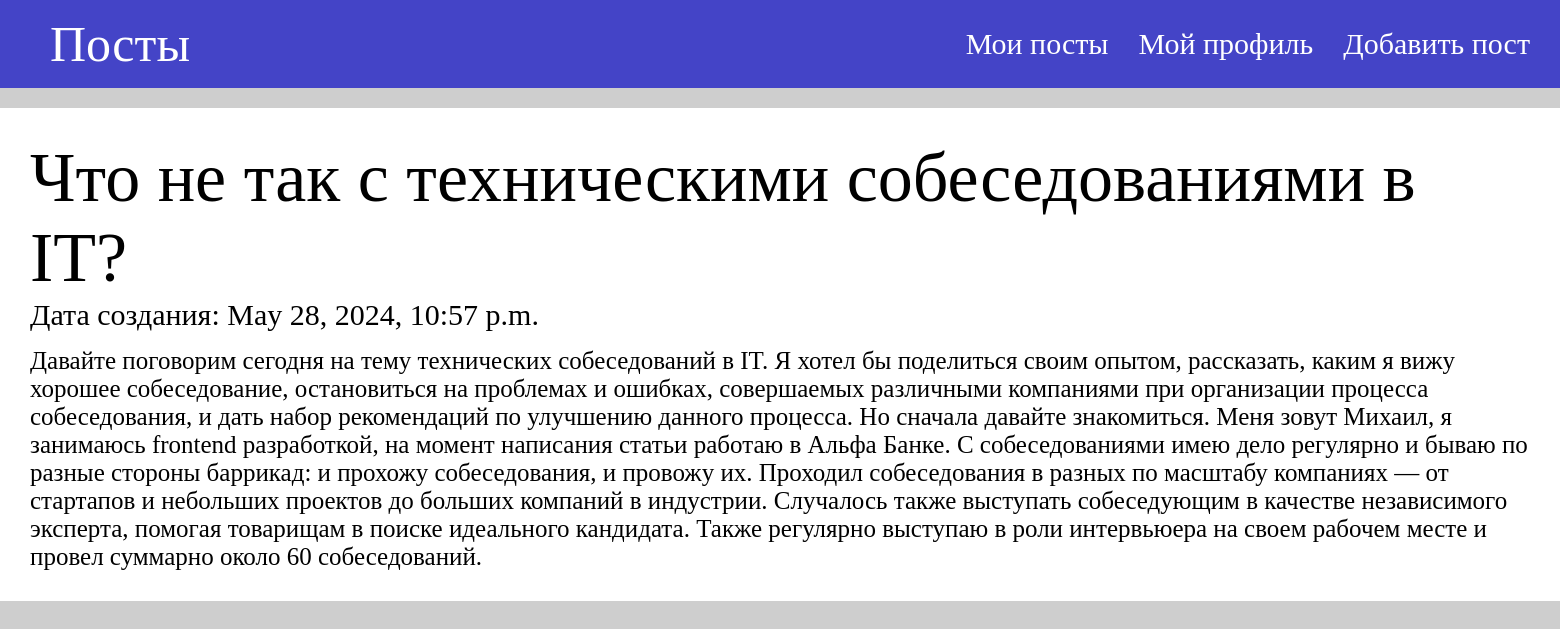
Screenshot of /post/7/ with the database file from the repository.
### main_page/models.py (models this page shows, shortened)
class Post(models.Model):
    title = models.CharField(max_length=255)
    text = models.TextField()
    date_of_creation = models.DateTimeField(auto_now_add=True)
    date_of_changed = models.DateTimeField(auto_now=True)

### main_page/views.py (the view)
# urls.py: path('post/<int:pk>/', views.detail_post, name='post'),
def detail_post(request, pk):
    obj = Post.objects.get(pk=pk)
    context = {
        'title': obj.title,
        'text': obj.text,
        'date_created': obj.date_of_creation
    }
    return render(
        request,
        'detail_post.html',
        context=context,
    )

### main_page/templates/detail_post.html
{% extends 'header.html' %}
{% block style %}
{% load static %}
<link rel="stylesheet" href="{% static 'css/post.css'%}" type="text/css">
{% endblock %}
{% block content %}
<div class="post">
    <div class="title">
        {{ title }}
    </div>
    <div class="date">
        Дата создания: {{ date_created }}
    </div>
    <div class="text">
        {{ text }}
    </div>
</div>
{% endblock %}

### main_page/static/css/style.css (style rules this page uses)
* { margin: 0; }
body { background-color: rgb(206, 206, 206); }

### main_page/static/css/post.css (style rules this page uses)
.post { margin: 0 auto; background-color: white; width: 1500px; padding: 30px; margin-top: 20px; }
.title { font-size: 70px; }
.text { font-size: 25px; }
.date { font-size: 30px; margin-bottom: 15px; }

### rows the page displays
Post: title "Что не так с техническими собеседованиями в IT?", date_of_creation "May 28, 2024, 10:57 p.m.", text "Давайте поговорим сегодня на тему технических собеседований в IT. Я хотел бы поделиться своим опытом, рассказать, каким я вижу хорошее собеседование, остановиться на проблемах и ошибках, совершаемых различными компаниями при организации процесса собеседования, и дать набор рекомендаций по улучшению данного процесса. Но сначала давайте знакомиться. Меня зовут Михаил, я занимаюсь frontend разработкой, на момент написания статьи работаю в Альфа Банке. С собеседованиями имею дело регулярно и бываю по разные стороны баррикад: и прохожу собеседования, и провожу их. Проходил собеседования в разных по масштабу компаниях — от стартапов и небольших проектов до больших компаний в индустрии. Случалось…"
